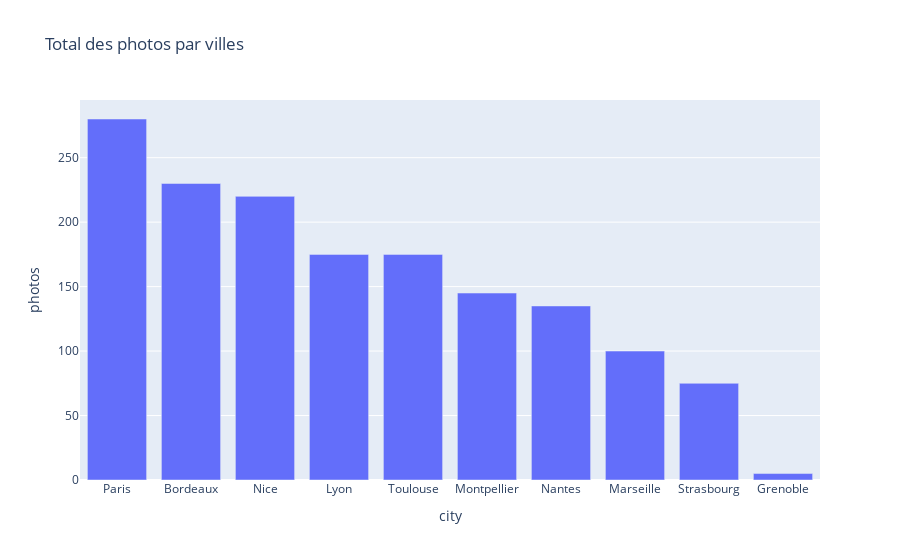

This figure's notebook cell:
### Markdown cell above
**TODO**

- Importer plotly.express sous le nom px
- Créer un graphique en barres représentant le total de photos par ville
- Trier les villes selon le nombre de photos de manière décroissante
- Afficher le graphique

### Code cell
# Write your code here

import pandas as pd
import plotly.express as px

# Importation des données
df_clean_travel = pd.read_csv('clean_travel_data.csv')

# Regroupement des données
df_clean_travel_grouped = df_clean_travel.groupby('city', as_index=False)['photos'].sum()

# Tri des villes selon le nombre de photos par taille décroissante
df_clean_travel_grouped = df_clean_travel_grouped.sort_values(by='photos', ascending=False)

# Création du graphique
fig_bar = px.bar(
    df_clean_travel_grouped, 
    x='city', 
    y='photos', 
    title='Total des photos par villes'
)
fig_bar.show()

### Figure 1 — Plotly figure (JSON) as saved in the notebook; plotly's stock layout.template omitted (floating-point values rounded to 4 significant figures)
{"data": [{"hovertemplate": "city=%{x}<br>photos=%{y}<extra></extra>", "legendgroup": "", "marker": {"color": "#636efa", "pattern": {"shape": ""}}, "name": "", "orientation": "v", "showlegend": false, "textposition": "auto", "type": "bar", "x": ["Paris", "Bordeaux", "Nice", "Lyon", "Toulouse", "Montpellier", "Nantes", "Marseille", "Strasbourg", "Grenoble"], "xaxis": "x", "y": [280, 230, 220, 175, 175, 145, 135, 100, 75, 5], "yaxis": "y"}], "layout": {"barmode": "relative", "legend": {"tracegroupgap": 0}, "title": {"text": "Total des photos par villes"}, "xaxis": {"anchor": "y", "domain": [0, 1], "title": {"text": "city"}}, "yaxis": {"anchor": "x", "domain": [0, 1], "title": {"text": "photos"}}}}
